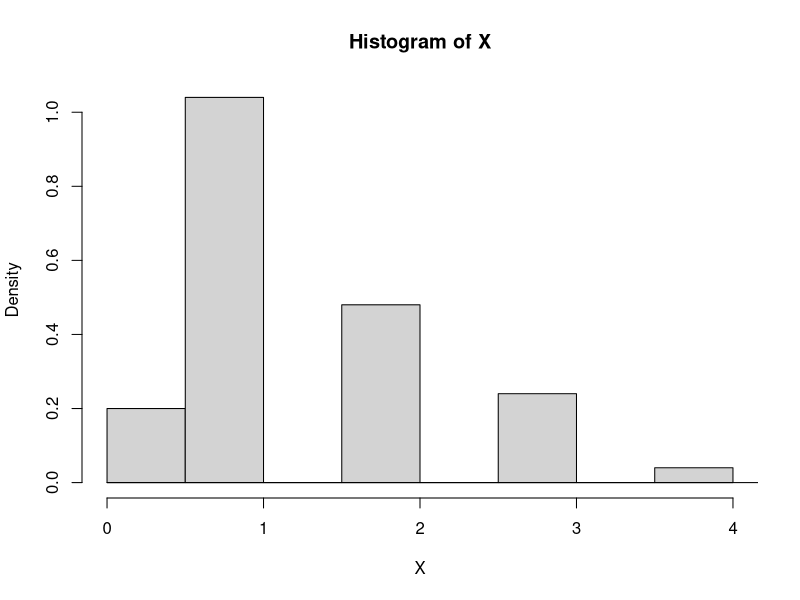

R code for this plot:
N <- 10^2

X <- numeric(N)
X[1] <- 0

c <- 1

for (n in 2:N) {
  Y <- sample(c(X[n-1]+1, max(X[n-1]-1, 0)),size=1, replace=FALSE,  prob=c(1/2,1/2)) #losuje stan do przejścia
  print(Y)
  U <- runif(1)
  if (Y == (X[n-1] + 1) && (U  < (c/(X[n-1] + 1)))) {
    X[n-1] <- Y
  }
  if (Y == (X[n-1] - 1) && (U  < (X[n-1]/c))) {
    X[n] <- Y
  } else {
    X[n] <- X[n-1]
  }
}

hist(X, prob=TRUE)
dp <- function(x, lbd = 0.5 * 100) dpois(x, lambda = lbd)
curve(dp, 0, 100, add=TRUE)
